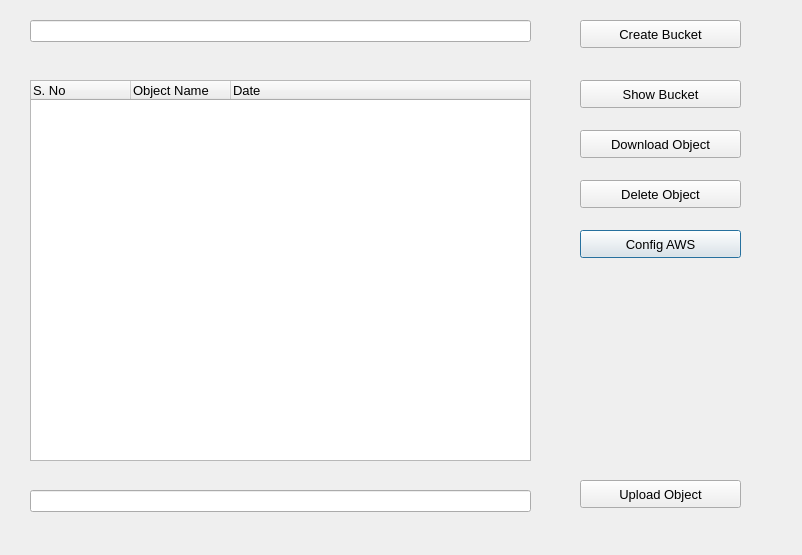
<?xml version="1.0" encoding="UTF-8"?>
<ui version="4.0">
 <class>awsDialog</class>
 <widget class="QDialog" name="awsDialog">
  <property name="geometry">
   <rect>
    <x>0</x>
    <y>0</y>
    <width>802</width>
    <height>555</height>
   </rect>
  </property>
  <property name="font">
   <font>
    <pointsize>10</pointsize>
   </font>
  </property>
  <property name="windowTitle">
   <string>Dialog</string>
  </property>
  <widget class="QTreeWidget" name="S3Widget">
   <property name="geometry">
    <rect>
     <x>30</x>
     <y>80</y>
     <width>501</width>
     <height>381</height>
    </rect>
   </property>
   <column>
    <property name="text">
     <string>S. No</string>
    </property>
   </column>
   <column>
    <property name="text">
     <string>Object Name</string>
    </property>
   </column>
   <column>
    <property name="text">
     <string>Date</string>
    </property>
   </column>
  </widget>
  <widget class="QPushButton" name="awsConfig_PB">
   <property name="geometry">
    <rect>
     <x>580</x>
     <y>230</y>
     <width>161</width>
     <height>28</height>
    </rect>
   </property>
   <property name="font">
    <font>
     <pointsize>10</pointsize>
    </font>
   </property>
   <property name="text">
    <string>Config AWS</string>
   </property>
  </widget>
  <widget class="QPushButton" name="CreateBucket_PB">
   <property name="geometry">
    <rect>
     <x>580</x>
     <y>20</y>
     <width>161</width>
     <height>28</height>
    </rect>
   </property>
   <property name="font">
    <font>
     <pointsize>10</pointsize>
    </font>
   </property>
   <property name="text">
    <string>Create Bucket</string>
   </property>
  </widget>
  <widget class="QPushButton" name="ShowBucket_PB">
   <property name="geometry">
    <rect>
     <x>580</x>
     <y>80</y>
     <width>161</width>
     <height>28</height>
    </rect>
   </property>
   <property name="font">
    <font>
     <pointsize>10</pointsize>
    </font>
   </property>
   <property name="text">
    <string>Show Bucket</string>
   </property>
  </widget>
  <widget class="QPushButton" name="DownloadObject_PB">
   <property name="geometry">
    <rect>
     <x>580</x>
     <y>130</y>
     <width>161</width>
     <height>28</height>
    </rect>
   </property>
   <property name="font">
    <font>
     <pointsize>10</pointsize>
    </font>
   </property>
   <property name="text">
    <string>Download Object</string>
   </property>
  </widget>
  <widget class="QPushButton" name="UplpadObject_PB">
   <property name="geometry">
    <rect>
     <x>580</x>
     <y>480</y>
     <width>161</width>
     <height>28</height>
    </rect>
   </property>
   <property name="font">
    <font>
     <pointsize>10</pointsize>
    </font>
   </property>
   <property name="text">
    <string>Upload Object</string>
   </property>
  </widget>
  <widget class="QPushButton" name="DeleteObject_PB">
   <property name="geometry">
    <rect>
     <x>580</x>
     <y>180</y>
     <width>161</width>
     <height>28</height>
    </rect>
   </property>
   <property name="text">
    <string>Delete Object</string>
   </property>
  </widget>
  <widget class="QLineEdit" name="BucketName_LE">
   <property name="geometry">
    <rect>
     <x>30</x>
     <y>20</y>
     <width>501</width>
     <height>22</height>
    </rect>
   </property>
  </widget>
  <widget class="QLineEdit" name="UploadObjName_LE">
   <property name="geometry">
    <rect>
     <x>30</x>
     <y>490</y>
     <width>501</width>
     <height>22</height>
    </rect>
   </property>
  </widget>
 </widget>
 <resources/>
 <connections/>
</ui>
